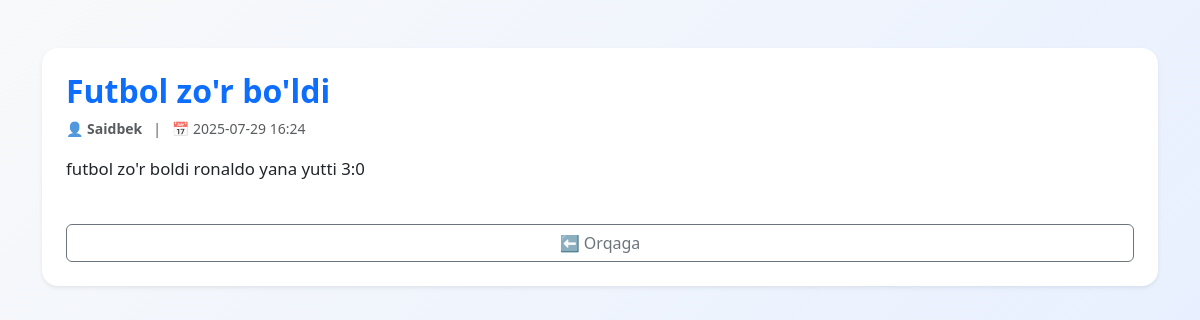
The page /post/2 on the database as committed earlier.
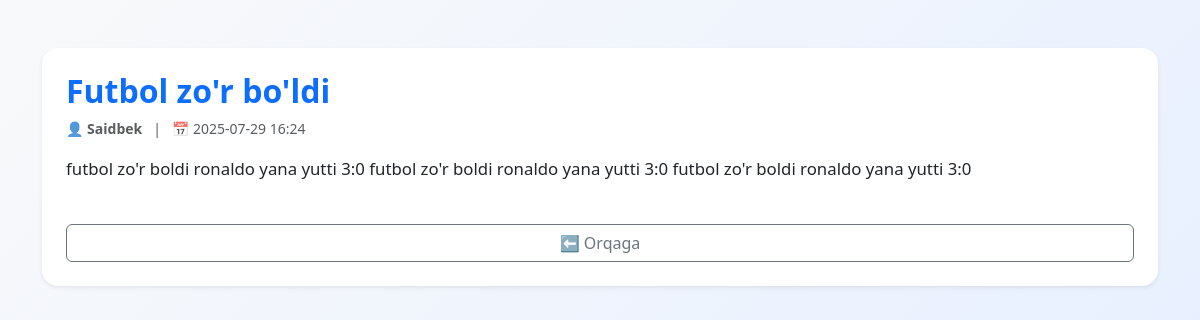
The same page on the database as committed later.
### app.py (models this page shows)
class Blog(db.Model):
    id = db.Column(db.Integer, primary_key=True)
    title = db.Column(db.String(150), nullable=False)
    author = db.Column(db.String(100), nullable=False)
    content = db.Column(db.Text, nullable=False)
    date = db.Column(db.String(20), default=datetime.now().strftime('%Y-%m-%d %H:%M'))

### app.py (the view)
@app.route('/post/<int:post_id>')
def view_post(post_id):
    post = Blog.query.get_or_404(post_id)
    return render_template('post.html', post=post)

### templates/post.html (shortened to what this page needs)
<!DOCTYPE html>
<html lang="uz">
<head>
    <link href="https://cdn.jsdelivr.net/npm/bootstrap@5.3.0/dist/css/bootstrap.min.css" rel="stylesheet">
</head>
<body class="bg-light">
<div class="container py-5">
    <div class="card shadow-sm p-4">
        <h2 class="text-primary mb-2">{{ post.title }}</h2>
        <p class="text-muted small mb-3">
            👤 <strong>{{ post.author }}</strong> &nbsp; | &nbsp; 📅 {{ post.date }}
        </p>
        <p class="post-content">{{ post.content }}</p>
        <a href="{{ url_for('index') }}" class="btn btn-outline-secondary mt-4">⬅️ Orqaga</a>
    </div>
</div>
</body>
</html>

Rows that differ between the two databases and show on the page:
changed Blog "Futbol zo'r bo'ldi": content "futbol zo'r boldi ronaldo yana yutti 3:0" → "futbol zo'r boldi ronaldo yana yutti 3:0 futbol zo'r boldi ronaldo yana yutti 3:0 futbol zo'r boldi ronaldo yana yutti 3:0"
